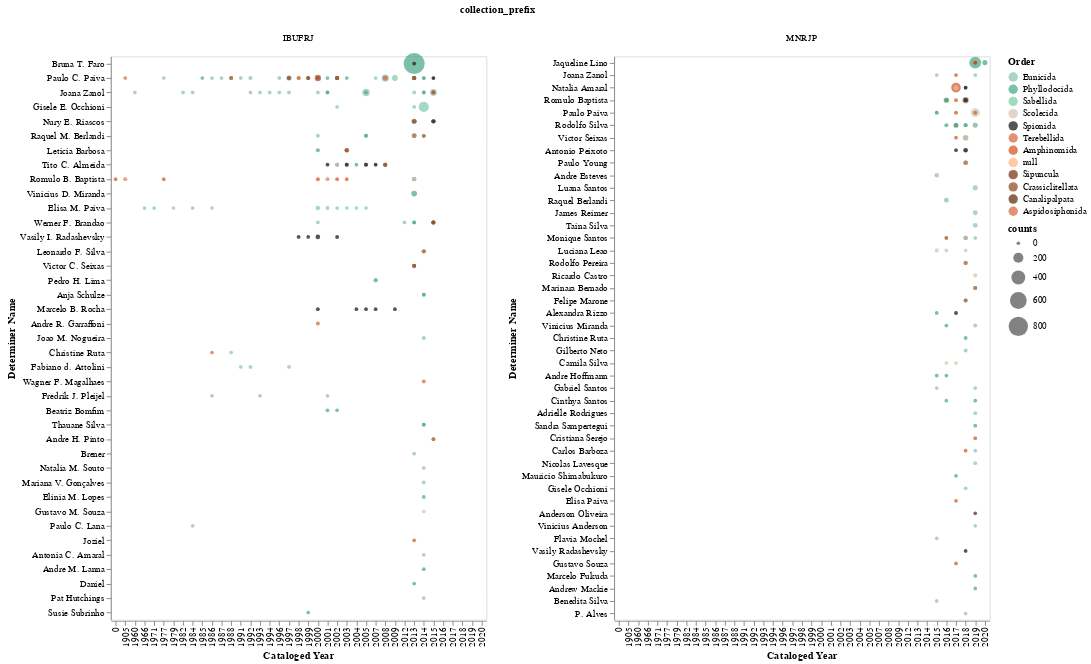

The code cell stored with this chart in its notebook:
### Code cell
g2 = alt.Chart(teste1[teste1['determiner_full_name'].isin(sort_list)], width=400, height=600).mark_circle().encode(
    x= alt.X('cataloged_year', type='ordinal', title='Cataloged Year'),
    y= alt.Y('determiner_full_name', type='nominal', title='Determiner Name', 
            sort=sort_list),
    size= alt.Size('counts', type="quantitative",scale=alt.Scale(range=[15, 500])),  # range ajusta tamanho do circulo
    color= alt.Color('order', type="nominal", title="Order", scale=alt.Scale(domain=ordens, range=cores)),
    tooltip= alt.Tooltip(['determiner_full_name', 'cataloged_year', 'counts', 'order'])
)

# saving chart
g2.facet(column='collection_prefix').resolve_scale(y='independent'
                                ).save('./graphs/determiner/counts_per_determiner-ordenado_pela_soma.html')

g2.facet(column='collection_prefix').resolve_scale(y='independent')

### Figure 1 — Vega-Lite specification as saved in the notebook (floating-point values rounded to 4 significant figures; data arrays with more than 128 entries replaced by an {"elided": "..."} marker saying what was removed)
{"config": {"view": {"continuousWidth": 400, "continuousHeight": 300}}, "data": {"name": "data-cce79911b417c41a50c68b1f87477506"}, "facet": {"column": {"type": "nominal", "field": "collection_prefix"}}, "spec": {"mark": "circle", "encoding": {"color": {"type": "nominal", "field": "order", "scale": {"domain": ["Eunicida", "Phyllodocida", "Sabellida", "Scolecida", "Spionida", "Terebellida", "Amphinomida", NaN, "Sipuncula", "Crassiclitellata", "Canalipalpata", "Aspidosiphonida"], "range": ["#8ABFB0", "#41A681", "#7ACAAB", "#D9C2AD", "#0D0D0D", "#D96236", "#D94B18", "#FFB27C", "#732C02", "#86471B", "#592202", "#D96236"]}, "title": "Order"}, "size": {"type": "quantitative", "field": "counts", "scale": {"range": [15, 500]}}, "tooltip": [{"type": "nominal", "field": "determiner_full_name"}, {"type": "quantitative", "field": "cataloged_year"}, {"type": "quantitative", "field": "counts"}, {"type": "nominal", "field": "order"}], "x": {"type": "ordinal", "field": "cataloged_year", "title": "Cataloged Year"}, "y": {"type": "nominal", "field": "determiner_full_name", "sort": ["Bruna T. Faro", "Paulo C. Paiva", "Jaqueline Lino", "Joana Zanol", "Gisele E. Occhioni", "Natalia Amaral", "Romulo Baptista", "Paulo Paiva", "Nury E. Riascos", "Rodolfo Silva", "Raquel M. Berlandi", "Victor Seixas", "Leticia Barbosa", "Antonio Peixoto", "Paulo Young", "Tito C. Almeida", "Romulo B. Baptista", "Vinicius D. Miranda", "Elisa M. Paiva", "Werner F. Brandao", "Andre Esteves", "Vasily I. Radashevsky", "Luana Santos", "Raquel Berlandi", "James Reimer", "Taina Silva", "Monique Santos", "Luciana Leao", "Leonardo F. Silva", "Victor C. Seixas", "Pedro H. Lima", "Rodolfo Pereira", "Ricardo Castro", "Anja Schulze", "Marinara Bernado", "Marcelo B. Rocha", "Felipe Marone", "Alexandra Rizzo", "Andre R. Garraffoni", "Joao M. Nogueira", "Vinicius Miranda", "Christine Ruta", "Gilberto Neto", "Fabiano d. Attolini", "Wagner F. Magalhaes", "Camila Silva", "Andre Hoffmann", "Gabriel Santos", "Fredrik J. Pleijel", "Cinthya Santos", "Adrielle Rodrigues", "Beatriz Bomfim", "Thauane Silva", "Andre H. Pinto", "Sandra Sampertegui", "Brener", "Cristiana Serejo", "Natalia M. Souto", "Carlos Barboza", "Nicolas Lavesque", "Mauricio Shimabukuro", "Gisele Occhioni", "Mariana V. Gonçalves", "Elinia M. Lopes", "Elisa Paiva", "Anderson Oliveira", "Vinicius Anderson", "Flavia Mochel", "Vasily Radashevsky", "Gustavo M. Souza", "Gustavo Souza", "Paulo C. Lana", "Joziel", "Antonia C. Amaral", "Marcelo Fukuda", "Andre M. Lanna", "Daniel", "Andrew Mackie", "Benedita Silva", "P. Alves", "Pat Hutchings", "Susie Subrinho"], "title": "Determiner Name"}}, "height": 600, "width": 400}, "resolve": {"scale": {"y": "independent"}}, "$schema": "https://vega.github.io/schema/vega-lite/v4.8.1.json", "datasets": {"data-cce79911b417c41a50c68b1f87477506": {"elided": "339 records"}}}
